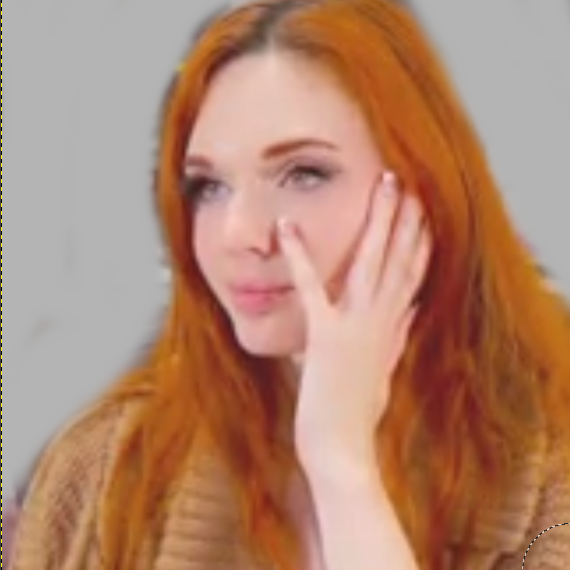
#> input picture assets/amouranth-live-source.png, 570 x 570 px
$ python -i sdf-book-covers.py   (imports and definitions only)
#> lines starting #> are read from the running program, lines starting #| are printed output that depends on the picture; after the words box and inside, x2 and y2 are one past the last pixel; in counts of white or black regions, pixels touching at a corner belong together
#> further down, picture is the input picture: PIL image 570x570 RGBA; mean R, G, B, A 177.4, 133.8, 111.4, 255
#!/usr/bin/env pythong
"""Book cover → R8 SDF on field drive. Reads PNG/JPG from field only — never fetches."""
from __future__ import annotations

import json
import os
import sys
from pathlib import Path
from typing import Any

import numpy as np
from PIL import Image

ROOT = Path(__file__).resolve().parents[1]


# [8 lines left out: function _librarian, not called in this run]


def _save_r8_png(path: Path, field: np.ndarray) -> None:
    arr = np.clip((field * 64.0) + 128.0, 0, 255).astype(np.uint8)
    Image.fromarray(arr, mode="L").save(path, optimize=True)


def _image_to_sdf(img: Image.Image, size: tuple[int, int] = (256, 384)) -> np.ndarray:
    """Cover art → signed distance field (book aspect ratio)."""
#> called with size = (256, 384)
    gray = img.convert("L").resize(size, Image.Resampling.LANCZOS)
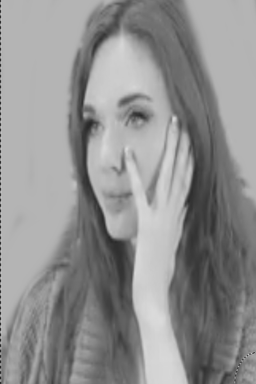
#> gray: PIL image 256x384 L; min 37, max 218, mean 144.3
    arr = np.asarray(gray, dtype=np.float32) / 255.0
    edge = arr < 0.92
#> edge: shape (384, 256) bool; every value is 1
    try:
        from scipy.ndimage import distance_transform_edt  # type: ignore

        dist_in = distance_transform_edt(edge)
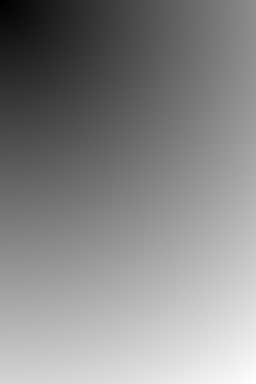
#> dist_in: shape (384, 256) float64; min 1, max 461, mean 247.9; drawn with min black and max white
        dist_out = distance_transform_edt(1.0 - edge)
#> dist_out: shape (384, 256) float64; every value is 0
        field = (dist_out - dist_in).astype(np.float32)
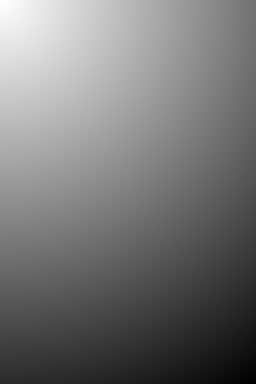
#> field: shape (384, 256) float32; min -461, max -1, mean -247.9; drawn with min black and max white
    except ImportError:
        field = np.where(edge, -2.0, 4.0).astype(np.float32)
    return field / max(size) * 10.0


# [101 lines left out: functions _generate_title_cover, build_cover_sdf, build_all_on_field, main, not called in this run]


# [2 lines not run here, left out]

>>> from PIL import Image
>>> picture = Image.open('../assets/amouranth-live-source.png')
>>> result = _image_to_sdf(picture)

$ run again, on assets/ammoos-field-256.png
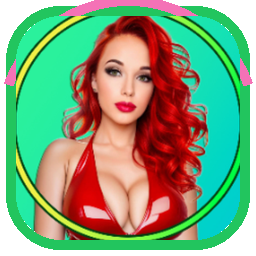
#> input picture assets/ammoos-field-256.png, 256 x 256 px
#> picture is the input picture: PIL image 256x256 RGBA; mean R, G, B, A 100.4, 130.3, 92.9, 223.6
#> in _image_to_sdf, `edge = arr < 0.92`:
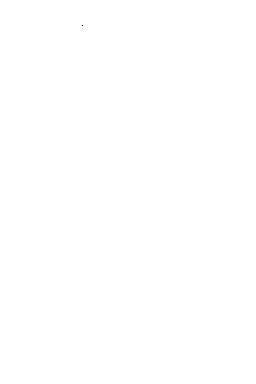
#> edge: shape (384, 256) bool; 100% white; black in thin lines or dots, all inside (x1, y1, x2, y2) = (82, 25, 83, 26)
#> in _image_to_sdf, `field = (dist_out - dist_in).astype(np.float32)`:
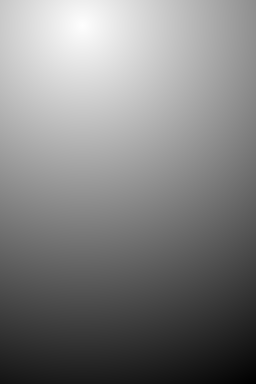
#> field: shape (384, 256) float32; min -397.6, max 1, mean -195.3; drawn with min black and max white
